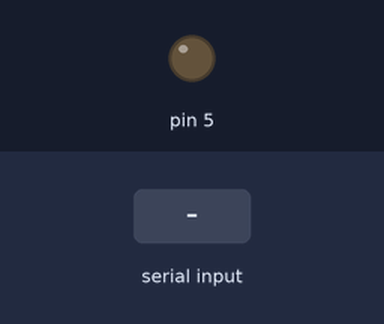
Recording of a sketch running on a simulated Arduino Uno, built with avr-gcc and run on an emulated ATmega328P. Shown: output pins drawn as LEDs (lit = HIGH). Dashed ring = blinking. The inputs (shaded band) are chosen by the test bench. What the sketch prints to the serial monitor is not drawn.

Above: at 1.2 s.
1.3 s: "90,45\n" received over Serial
At 1.7 s:
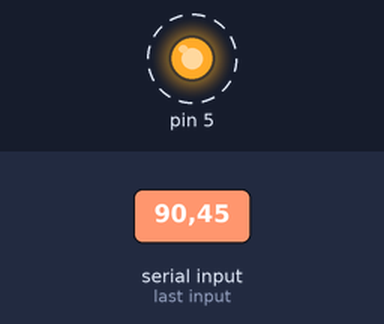
Timing chart, 0 to 10.3 s (numbered marks = the images above; inputs shaded):
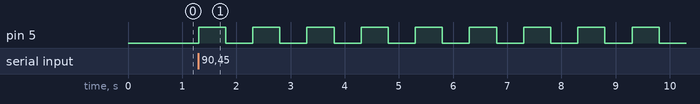

The sketch:

BTLEDControl.ino
```cpp
void setup() {
  // put your setup code here, to run once:
Serial.begin(9600);
pinMode(5, OUTPUT);
}

void loop() {
  // put your main code here, to run repeatedly:
  while(Serial.available()!= 0){
    }
    int bl;
    Serial.print("Enter the no. of times to blink LED: \n");
    bl = Serial.parseInt();


    if(bl>0){

    for(int i=0; i<bl; i++){
      digitalWrite(5, HIGH);
      delay(500);
      digitalWrite(5, LOW);
      delay(500);
      }
}
}
```

Measured:
- after the input at 1.3 s, pin 5: alternates HIGH for 0.50 s and LOW for 0.50 s, starting at once
